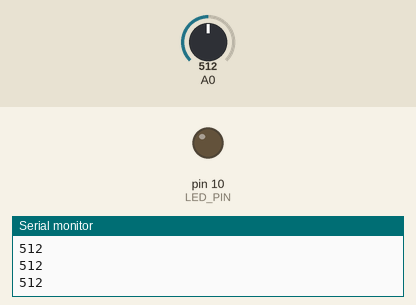
Simulated run of this sketch. Board: Arduino Uno, built with avr-gcc and run on an emulated ATmega328P. Shown: output pins drawn as LEDs (lit = HIGH), the last lines printed to the serial monitor. Inputs (shaded band) come from the test bench; at power-on: A0 = 512.

Above: at 1.2 s.
1.3 s: A0 set to 891
2.8 s: A0 set to 918
At 3.1 s:
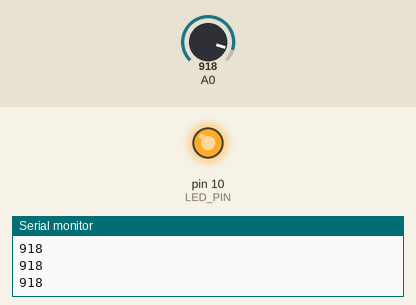
4.3 s: A0 set to 900
At 5.4 s:
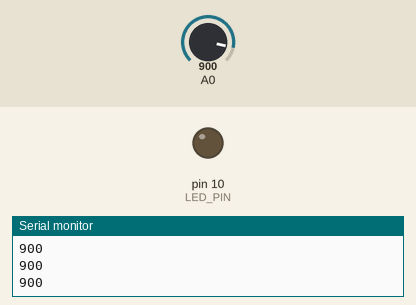
5.8 s: A0 set to 1023
At 6.6 s:
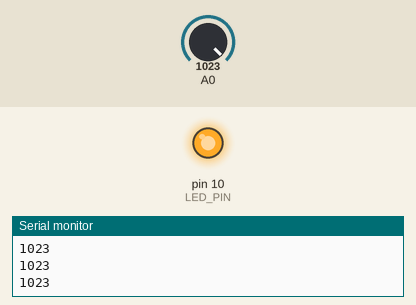
Timing chart, 0 to 8.3 s (numbered marks = the images above; inputs shaded):
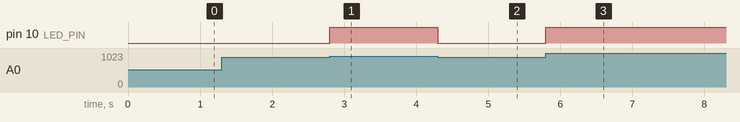

The sketch:

15.LightSensor_LED.ino
```cpp
// 가변 저항 모듈을 사용해도 저항을 사용 하는 이유 = 1023 byte로 출력 시, LED가 탈 수 있기 때문에 보호하기 위함

const int LED_PIN = 10;
// delay를 없애 반응성을 더 좋게 개선
const unsigned long INTERVAL = 100;
unsigned long prevMillis = 0;

void setup() {
  Serial.begin(9600);
  pinMode(LED_PIN, OUTPUT);
}

void loop() {

  unsigned long now = millis();

  if (now - prevMillis >= INTERVAL) {
    prevMillis = now;

    int sensor = analogRead(A0);
    Serial.println(sensor);

    // 조도 센서는 빛이 강하면 저항값이 낮아짐 -> 전압(출력값)이 커짐
    // 조도 센서는 빛이 약하면 저항값이 높아짐 -> 전압(출력값)이 낮아짐
    if (sensor > 900){
      digitalWrite(LED_PIN, HIGH);
    } else {
      digitalWrite(LED_PIN, LOW);
    }
  }

}
```

Measured:
- the behaviour switches between 900 and 901 on A0 (found by bisection; images 0 and 1)
- after the input at 2.8 s, pin 10 (LED_PIN): LOW → HIGH at once
- after the input at 4.3 s, pin 10 (LED_PIN): HIGH → LOW at once
- after the input at 5.8 s, pin 10 (LED_PIN): LOW → HIGH at once
